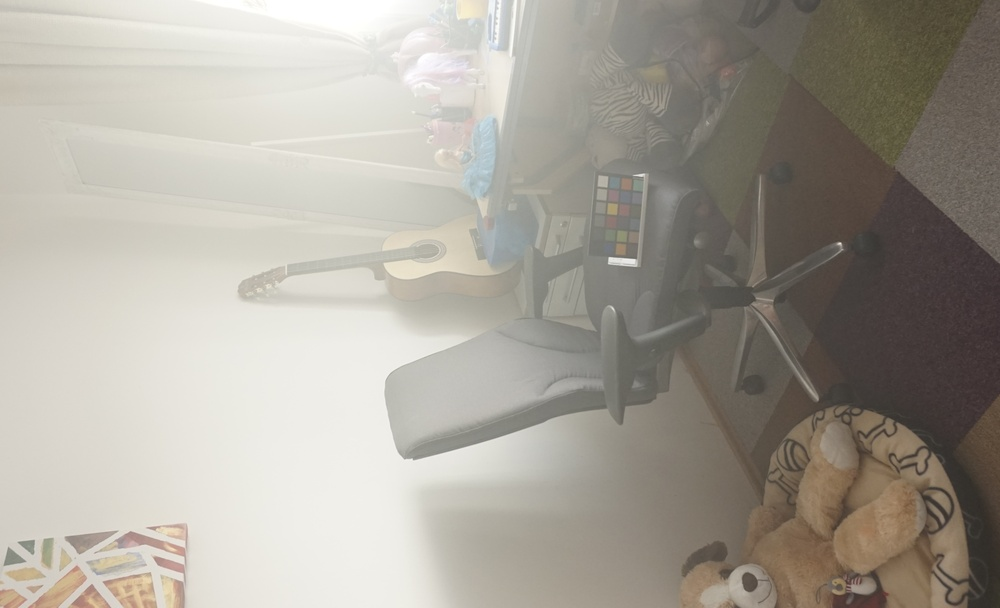
#> input picture data/raw/ihaze/hazy/14_indoor_hazy.jpg, 1000 x 608 px, shrunk from 4657 x 2833 before the run
$ python -i dcp.py   (imports and definitions only)
#> lines starting #> are read from the running program, lines starting #| are printed output that depends on the picture
# src/algorithms/dcp.py
import cv2
import numpy as np


class DCPDehazer:
    """
    Dark Channel Prior (DCP) 图像去雾算法实现.

    约定:
    - 输入图像: uint8, BGR, shape (H, W, 3)
    - 内部计算: float32, [0,1]
    - 输出图像: uint8, BGR, shape (H, W, 3)
    """

    def __init__(
        self,
        patch_size: int = 15,
        omega: float = 0.95,
        t0: float = 0.1,
        use_guided_filter: bool = True,
        guided_radius: int = 40,
        guided_eps: float = 1e-3,
    ):
        """
        :param patch_size: 暗通道最小滤波窗口大小 (必须为奇数, 一般 15)
        :param omega: 缩放系数, 通常 0.95
        :param t0: 透射率下限, 防止除 0, 通常 0.1
        :param use_guided_filter: 是否使用引导滤波细化透射率
        :param guided_radius: 引导滤波半径
        :param guided_eps: 引导滤波正则化项
        """
        if patch_size % 2 == 0:
            raise ValueError("patch_size must be odd.")
        self.patch_size = patch_size
        self.omega = omega
        self.t0 = t0
        self.use_guided_filter = use_guided_filter
        self.guided_radius = guided_radius
        self.guided_eps = guided_eps

    # ---------------------- 工具函数 ---------------------- #

    @staticmethod
    def _to_float(img: np.ndarray) -> np.ndarray:
        """uint8 -> float32, [0,1]"""
        if img is None:
            raise ValueError("Input image is None.")
        if img.dtype == np.uint8:
            return img.astype(np.float32) / 255.0
        return img.astype(np.float32)

    @staticmethod
    def _to_uint8(img: np.ndarray) -> np.ndarray:
        """float32 [0,1] -> uint8 [0,255]"""
        img = np.clip(img * 255.0, 0, 255)
        return img.astype(np.uint8)

    # ---------------------- 核心步骤 ---------------------- #

    def dark_channel(self, img: np.ndarray) -> np.ndarray:
        """
        计算暗通道:
        J_dark(x) = min_{y∈Ω(x)}( min_c I_c(y) )

        :param img: float32, [0,1], (H,W,3)
        :return: 暗通道图 (H,W)
        """
        # 先对通道上取 min
        min_per_pixel = np.min(img, axis=2)
        # 再用最小滤波（形态学腐蚀）在局部窗口内取 min
        kernel = cv2.getStructuringElement(
            cv2.MORPH_RECT, (self.patch_size, self.patch_size)
        )
        dark = cv2.erode(min_per_pixel, kernel)
        return dark

    def estimate_atmospheric_light(
        self, img: np.ndarray, dark: np.ndarray
    ) -> np.ndarray:
        """
        根据暗通道估计大气光 A.

        做法: 取暗通道中最亮的前 0.1% 像素，对应到原图，在其中选亮度最大的像素作为 A.

        :param img: float32, [0,1], (H,W,3)
        :param dark: 暗通道 (H,W)
        :return: A, shape (3,)
        """
        h, w = dark.shape
        n_pixels = h * w
        n_search = max(int(n_pixels * 0.001), 1)  # top 0.1%

        dark_vec = dark.reshape(-1)
        img_vec = img.reshape(-1, 3)

        # 暗通道值从小到大排序，取最亮的 n_search 个
        indices = np.argsort(dark_vec)[-n_search:]
        candidates = img_vec[indices]

        # 在这些候选中，取亮度 (R+G+B) 最大的一个像素作为 A
        intensity = np.sum(candidates, axis=1)
        A = candidates[np.argmax(intensity)]
        return A  # (3,)

    def estimate_transmission(self, img: np.ndarray, A: np.ndarray) -> np.ndarray:
        """
        估计粗略透射率 t(x):

        t(x) = 1 - ω * min_{y∈Ω(x)} ( min_c I_c(y) / A_c )

        :param img: float32, [0,1], (H,W,3)
        :param A: 大气光, shape (3,)
        :return: 粗略透射率 t, (H,W)
        """
        normed = img / A.reshape(1, 1, 3)
        normed_dark = self.dark_channel(normed)
        t = 1.0 - self.omega * normed_dark
        return t

    def refine_transmission(self, img: np.ndarray, t: np.ndarray) -> np.ndarray:
        """
        使用引导滤波细化透射率.
        若无 ximgproc 模块, 回退到简单的均值模糊.

        :param img: float32, [0,1], (H,W,3)
        :param t: 粗略透射率 (H,W)
        :return: 细化后的透射率 (H,W)
        """
        if not self.use_guided_filter:
            return t

        # 用灰度图作为引导图
        gray = cv2.cvtColor(self._to_uint8(img), cv2.COLOR_BGR2GRAY).astype(
            np.float32
        ) / 255.0

        try:
            # opencv-contrib-python 提供的 guidedFilter
            guided = cv2.ximgproc.guidedFilter(
                guide=gray,
                src=t.astype(np.float32),
                radius=self.guided_radius,
                eps=self.guided_eps,
            )
            return guided
        except Exception:
            # 没装 ximgproc 时，使用简单模糊代替
            ksize = max(3, self.guided_radius // 2 * 2 + 1)  # 确保为奇数
            return cv2.blur(t.astype(np.float32), (ksize, ksize))

    def recover(self, img: np.ndarray, t: np.ndarray, A: np.ndarray) -> np.ndarray:
        """
        根据成像模型恢复无雾图像:

        J(x) = (I(x) - A) / max(t(x), t0) + A

        :param img: float32, [0,1], (H,W,3)
        :param t: 透射率 (H,W)
        :param A: 大气光 (3,)
        :return: J, float32, [0,1], (H,W,3)
        """
        t = np.clip(t, self.t0, 1.0)
        t = t[:, :, np.newaxis]  # (H,W,1)

        J = (img - A.reshape(1, 1, 3)) / t + A.reshape(1, 1, 3)
        J = np.clip(J, 0.0, 1.0)
        return J

    # ---------------------- 对外接口 ---------------------- #

    def dehaze(self, img_bgr: np.ndarray) -> np.ndarray:
        """
        完整去雾流程，输入输出都是 BGR uint8.
        """
        img = self._to_float(img_bgr)

        dark = self.dark_channel(img)
        A = self.estimate_atmospheric_light(img, dark)
        t = self.estimate_transmission(img, A)
        t_refined = self.refine_transmission(img, t)
        J = self.recover(img, t_refined, A)

        return self._to_uint8(J)

    def __call__(self, img_bgr: np.ndarray) -> np.ndarray:
        return self.dehaze(img_bgr)


# 注意：这个函数就是 framework.py 里通过 get_algorithm_fn 拿到的入口
def dehaze(
    hazy_bgr: np.ndarray,
    patch_size: int = 15,
    omega: float = 0.95,
    t0: float = 0.1,
    use_guided_filter: bool = True,
    guided_radius: int = 40,
    guided_eps: float = 1e-3,
) -> np.ndarray:
    """
    模块级别的 dehaze 接口，供框架调用:

    from .algorithms import dcp as algo
    out = algo.dehaze(hazy_bgr, **params)

    这些参数可以在 config.yaml 里的 algorithms.params 里配置。
    """
    dehazer = DCPDehazer(
        patch_size=patch_size,
        omega=omega,
        t0=t0,
        use_guided_filter=use_guided_filter,
        guided_radius=guided_radius,
        guided_eps=guided_eps,
    )
    return dehazer.dehaze(hazy_bgr)

>>> import cv2
>>> picture = cv2.imread('../../data/raw/ihaze/hazy/14_indoor_hazy.jpg')
#> picture is the input picture: shape (608, 1000, 3); mean B, G, R 153.2, 162.7, 167.7
>>> result = DCPDehazer().dehaze(picture)
#> in dark_channel, `min_per_pixel = np.min(img, axis=2)`:
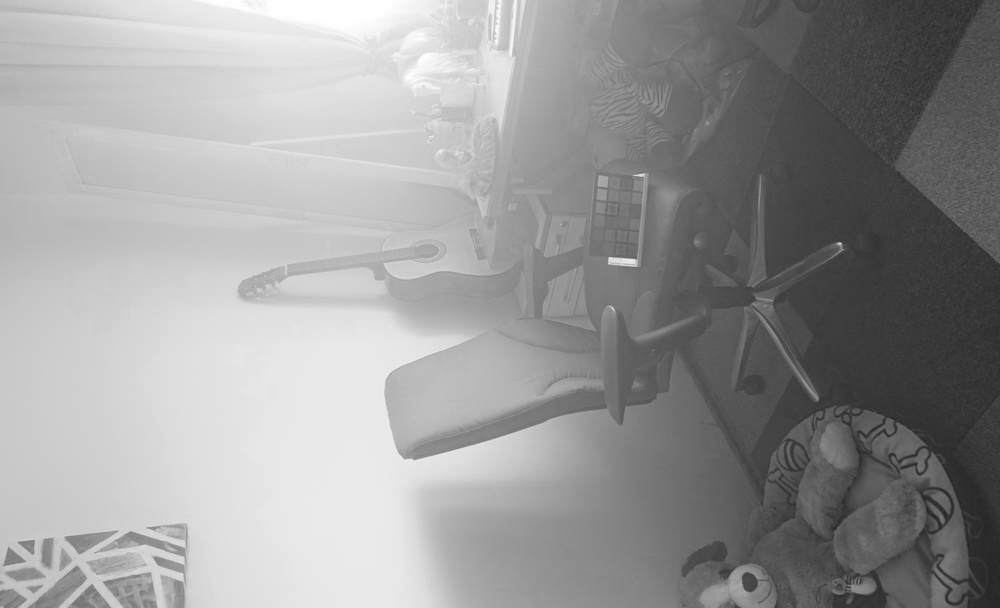
#> min_per_pixel: shape (608, 1000) float32; min 0.141, max 1, mean 0.6
#> in dark_channel, `dark = cv2.erode(min_per_pixel, kernel)`:
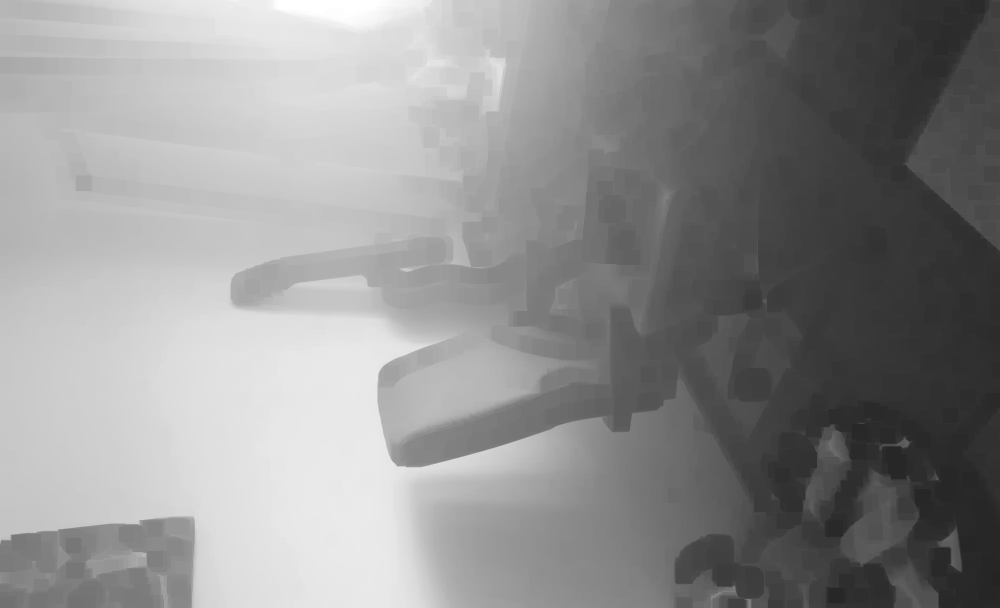
#> dark: shape (608, 1000) float32; min 0.141, max 1, mean 0.562
#> in estimate_atmospheric_light, `indices = np.argsort(dark_vec)[-n_search:]`: indices = 608 values, max 15344 at index 429, min 279 at index 0, mean 5678.8
#> in estimate_atmospheric_light, `candidates = img_vec[indices]`: candidates = 608 rows, first 8: [1, 1, 1], [1, 1, 1], [1, 1, 1], [1, 1, 1], [1, 1, 1], [1, 1, 1], [1, 1, 1], [1, 1, 1]
#> in estimate_atmospheric_light, `intensity = np.sum(candidates, axis=1)`: intensity = 608 values from 3 to 3
#> in estimate_atmospheric_light, `A = candidates[np.argmax(intensity)]`: A = [1, 1, 1]
#> in estimate_transmission, `t = 1.0 - self.omega * normed_dark`:
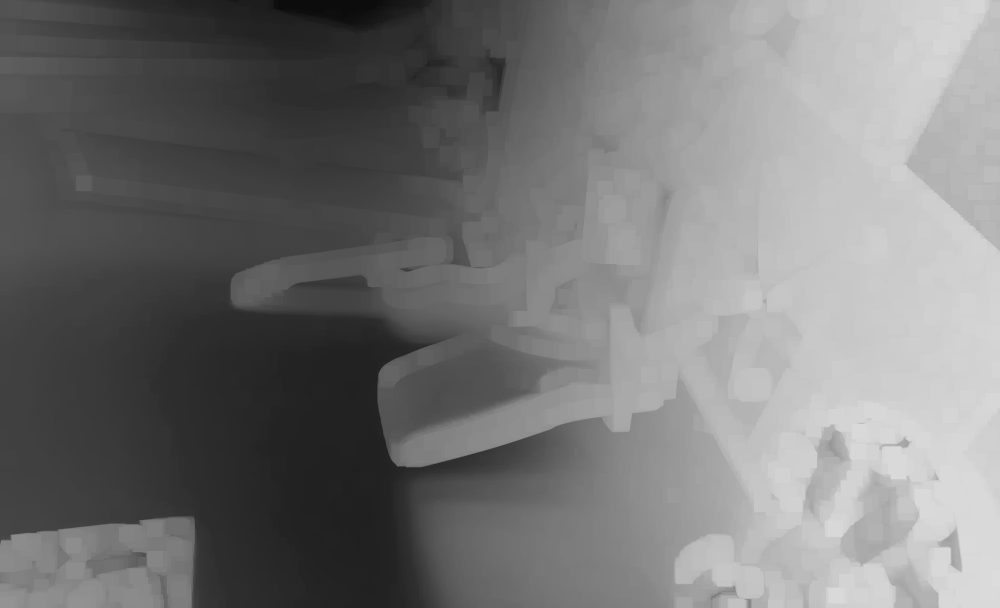
#> t: shape (608, 1000) float32; min 0.05, max 0.866, mean 0.466
#> in refine_transmission, `gray = cv2.cvtColor(self._to_uint8(img), cv2.COLOR_BGR2GRAY).astype( n..`:
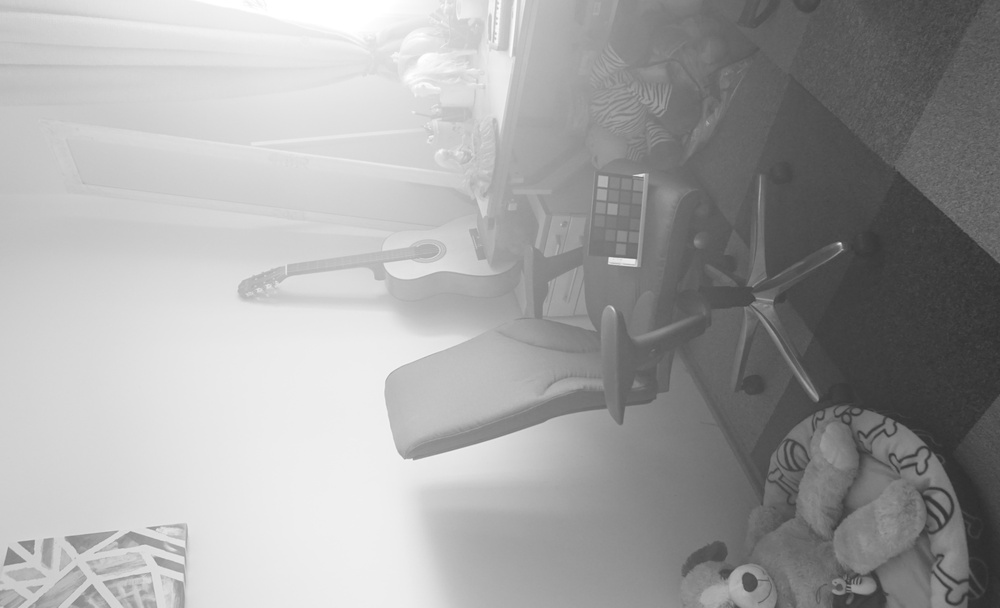
#> gray: shape (608, 1000) float32; min 0.173, max 1, mean 0.64
#> in recover, `J = (img - A.reshape(1, 1, 3)) / t + A.reshape(1, 1, 3)`:
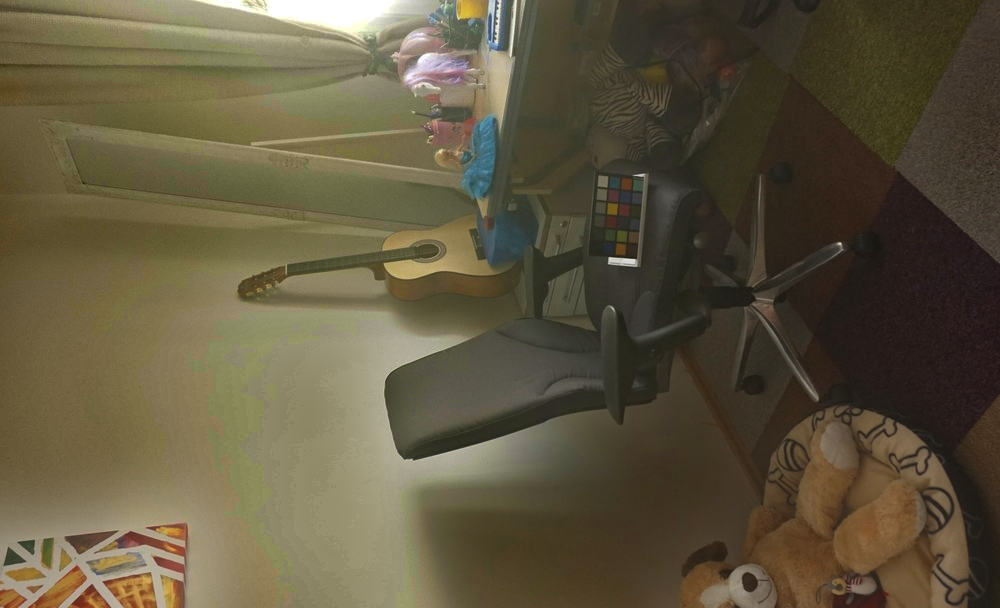
#> J: shape (608, 1000, 3) float32; mean B, G, R 0.197, 0.295, 0.334; drawn with min black and max white

$ run again, on data/raw/ihaze/hazy/18_indoor_hazy.jpg
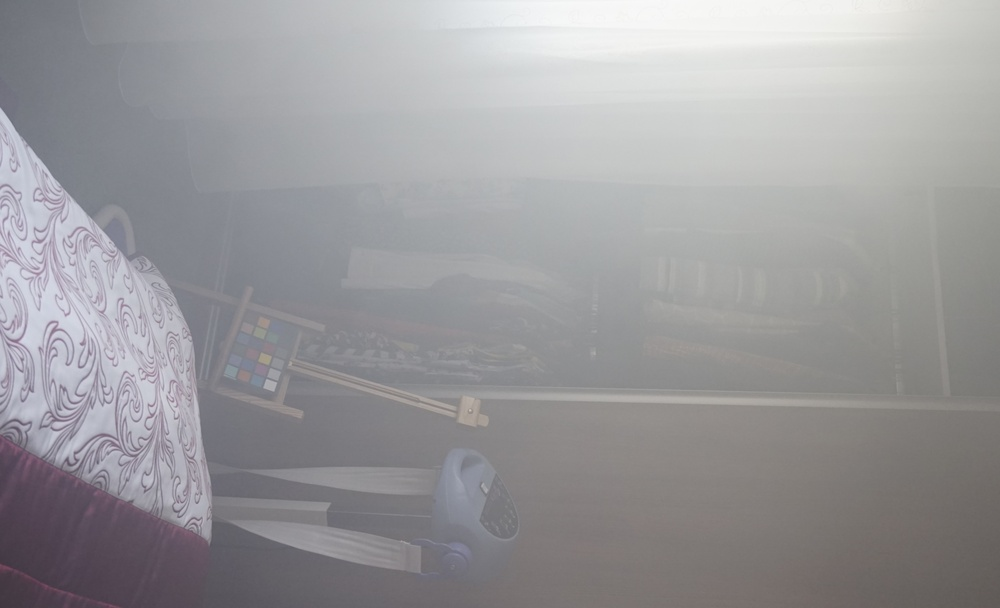
#> input picture data/raw/ihaze/hazy/18_indoor_hazy.jpg, 1000 x 608 px, shrunk from 4657 x 2833 before the run
#> picture is the input picture: shape (608, 1000, 3); mean B, G, R 155.8, 153.4, 154.4
#> in dark_channel, `dark = cv2.erode(min_per_pixel, kernel)`:
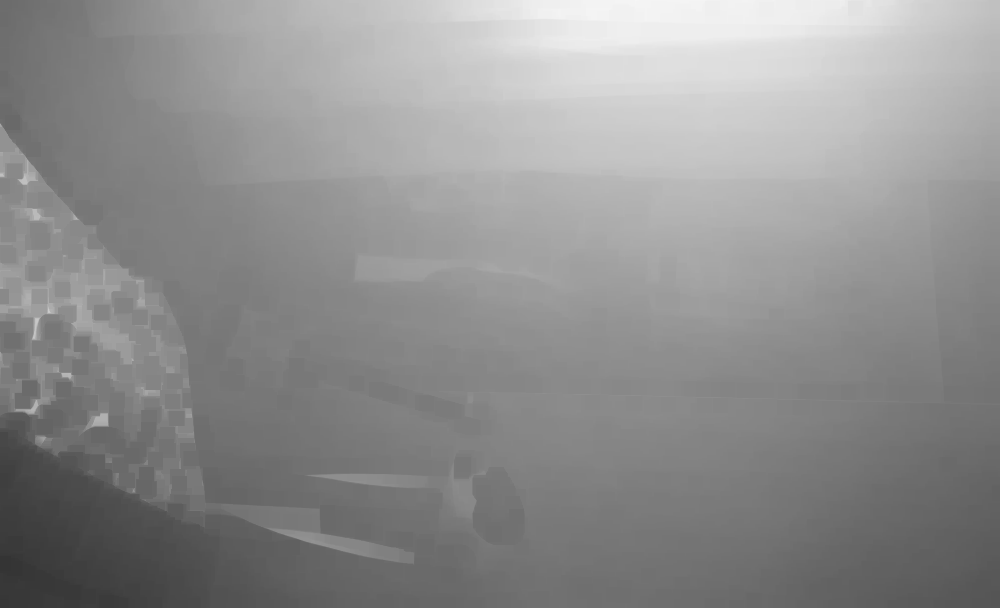
#> dark: shape (608, 1000) float32; min 0.204, max 0.965, mean 0.561
#> indices = 608 values, max 20646 at index 162, min 615 at index 453, mean 6265.4
#> candidates = 608 rows, first 8: [0.969, 0.969, 0.969], [0.961, 0.961, 0.961], [0.961, 0.961, 0.961], [0.965, 0.965, 0.965], [0.965, 0.965, 0.965], [0.969, 0.969, 0.969], [0.965, 0.965, 0.965], [0.973, 0.973, 0.973]
#> intensity = 608 values, max 2.93 at index 290, min 2.87 at index 139, mean 2.9
#> in estimate_atmospheric_light, `A = candidates[np.argmax(intensity)]`: A = [0.976, 0.976, 0.976]
#> in recover, `J = (img - A.reshape(1, 1, 3)) / t + A.reshape(1, 1, 3)`:
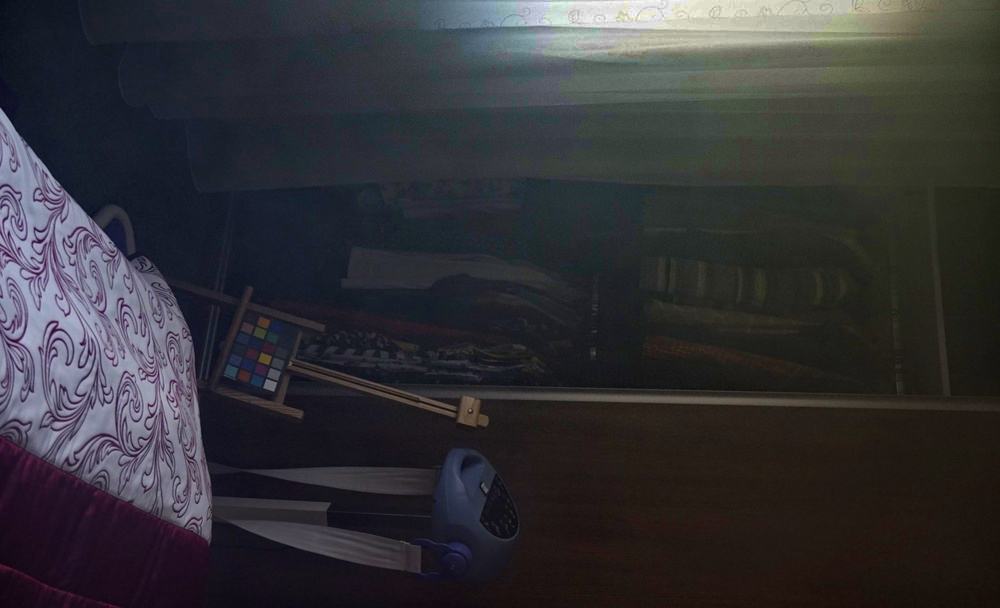
#> J: shape (608, 1000, 3) float32; mean B, G, R 0.195, 0.18, 0.182; drawn with min black and max white
